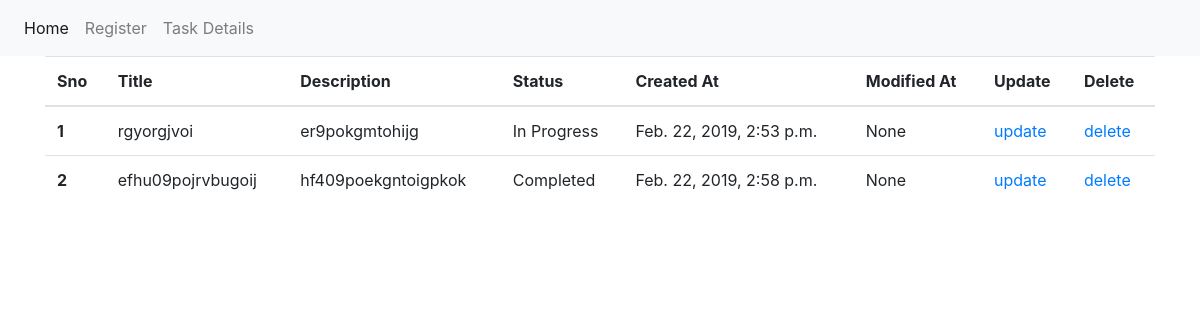
The app's page /taskdetails/ with its own data.
### TaskApp/models.py (models this page shows)
class TaskDetailss(models.Model):
    title = models.CharField(max_length=50)
    description = models.CharField(max_length=200)
    progress = (('p','In Progress'),
                ('c','Completed'),
                ('pen','Pending'))
    status = models.CharField(max_length=50)
    created_at = models.DateTimeField()
    modified_at = models.DateTimeField(null=True)

### TaskApp/views.py (the view)
# urls.py: path('taskdetails/', view_task_details),
def view_task_details(request):
    data = TaskDetailss.objects.all()
    return render(request, "TaskApp/task_details.html", {"data":data})

### TaskApp/templates/TaskApp/task_details.html (shortened to what this page needs)
{% extends "TaskApp/base.html" %}
{% block content %}
<table class="table">
  <thead>
    <tr>
      <th scope="col">Sno</th>
      <th scope="col">Title</th>
      <th scope="col">Description</th>
      <th scope="col">Status</th>
      <th scope="col">Created At</th>
      <th scope="col">Modified At</th>
      <th scope="col">Update</th>
      <th scope="col">Delete</th>
    </tr>
  </thead>
  <tbody>
  {% for i in data %}
    <tr>
      <th scope="row">{{i.id}}</th>
      <td>{{i.title}}</td>
      <td>{{i.description}}</td>
      <td>{{i.status}}</td>
      <td>{{i.created_at}}</td>
      <td>{{i.modified_at}}</td>
      <td><a href="/update/{{i.id}}">update</a></td>
      <td><a href="/delete/{{i.id}}">delete</a></td>
    </tr>
  {% endfor %}
  </tbody>
</table>
{% endblock %}

### TaskApp/templates/TaskApp/base.html (shortened to what this page needs)
<!DOCTYPE html>
<html lang="en">
<head>
    <link rel="stylesheet" href="https://stackpath.bootstrapcdn.com/bootstrap/4.3.1/css/bootstrap.min.css">
</head>
<body>
<nav class="navbar navbar-expand-lg navbar-light bg-light">
  <div class="collapse navbar-collapse" id="navbarNav">
    <ul class="navbar-nav">
      <li class="nav-item active">
        <a class="nav-link" href="/home/">Home <span class="sr-only">(current)</span></a>
      </li>
      <li class="nav-item">
        <a class="nav-link" href="/register/">Register</a>
      </li>
      <li class="nav-item">
        <a class="nav-link" href="/taskdetails/">Task Details</a>
      </li>
    </ul>
  </div>
</nav>
<div class="container">
    {% block content %}
    {% endblock %}
</div>
</body>
</html>

### records on screen
TaskDetailss: id "1", title "rgyorgjvoi", description "er9pokgmtohijg", status "In Progress", created_at "Feb. 22, 2019, 2:53 p.m.", modified_at "None"
TaskDetailss: id "2", title "efhu09pojrvbugoij", description "hf409poekgntoigpkok", status "Completed", created_at "Feb. 22, 2019, 2:58 p.m.", modified_at "None"
